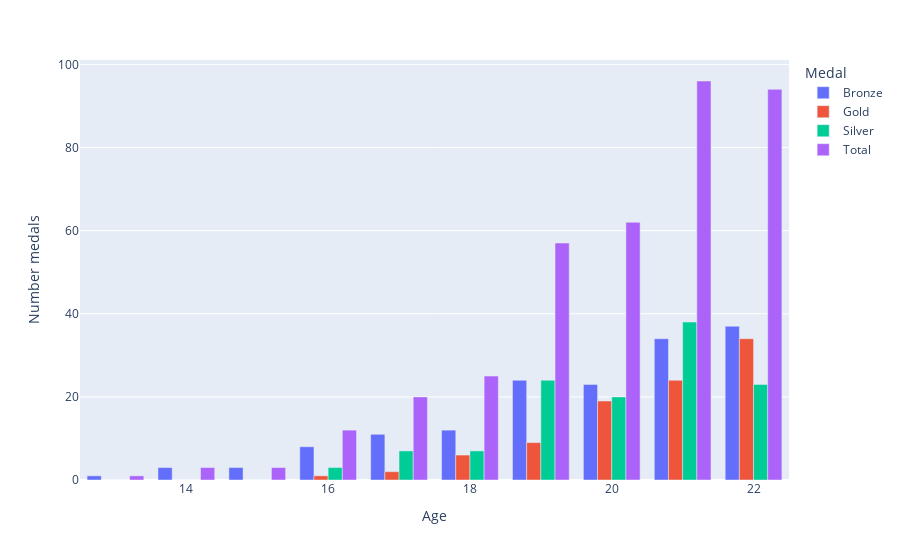

Notebook code for this chart:
### Code cell
canada_bestages = af.count_medals_n(canada_origdata, "Age")

# plot
fig = px.bar(canada_bestages.head(10), 
    x = canada_bestages.columns[0],
    y = canada_bestages.columns[1:],
    labels={
        "value":"Number medals",
        "variable":"Medal"
    }
)
fig.update_layout(barmode="group")
fig.show()
fig.write_html("Visualiseringar/Q1_medalsgames_canada.html", auto_open=True)

### Figure 1 — Plotly figure (JSON) as saved in the notebook; plotly's stock layout.template omitted (floating-point values rounded to 4 significant figures)
{"data": [{"alignmentgroup": "True", "hovertemplate": "Medal=Bronze<br>Age=%{x}<br>Number medals=%{y}<extra></extra>", "legendgroup": "Bronze", "marker": {"color": "#636efa", "pattern": {"shape": ""}}, "name": "Bronze", "offsetgroup": "Bronze", "orientation": "v", "showlegend": true, "textposition": "auto", "type": "bar", "x": [13, 14, 15, 16, 17, 18, 19, 20, 21, 22], "xaxis": "x", "y": [1, 3, 3, 8, 11, 12, 24, 23, 34, 37], "yaxis": "y"}, {"alignmentgroup": "True", "hovertemplate": "Medal=Gold<br>Age=%{x}<br>Number medals=%{y}<extra></extra>", "legendgroup": "Gold", "marker": {"color": "#EF553B", "pattern": {"shape": ""}}, "name": "Gold", "offsetgroup": "Gold", "orientation": "v", "showlegend": true, "textposition": "auto", "type": "bar", "x": [13, 14, 15, 16, 17, 18, 19, 20, 21, 22], "xaxis": "x", "y": [0, 0, 0, 1, 2, 6, 9, 19, 24, 34], "yaxis": "y"}, {"alignmentgroup": "True", "hovertemplate": "Medal=Silver<br>Age=%{x}<br>Number medals=%{y}<extra></extra>", "legendgroup": "Silver", "marker": {"color": "#00cc96", "pattern": {"shape": ""}}, "name": "Silver", "offsetgroup": "Silver", "orientation": "v", "showlegend": true, "textposition": "auto", "type": "bar", "x": [13, 14, 15, 16, 17, 18, 19, 20, 21, 22], "xaxis": "x", "y": [0, 0, 0, 3, 7, 7, 24, 20, 38, 23], "yaxis": "y"}, {"alignmentgroup": "True", "hovertemplate": "Medal=Total<br>Age=%{x}<br>Number medals=%{y}<extra></extra>", "legendgroup": "Total", "marker": {"color": "#ab63fa", "pattern": {"shape": ""}}, "name": "Total", "offsetgroup": "Total", "orientation": "v", "showlegend": true, "textposition": "auto", "type": "bar", "x": [13, 14, 15, 16, 17, 18, 19, 20, 21, 22], "xaxis": "x", "y": [1, 3, 3, 12, 20, 25, 57, 62, 96, 94], "yaxis": "y"}], "layout": {"barmode": "group", "legend": {"title": {"text": "Medal"}, "tracegroupgap": 0}, "margin": {"t": 60}, "xaxis": {"anchor": "y", "domain": [0, 1], "title": {"text": "Age"}}, "yaxis": {"anchor": "x", "domain": [0, 1], "title": {"text": "Number medals"}}}}
